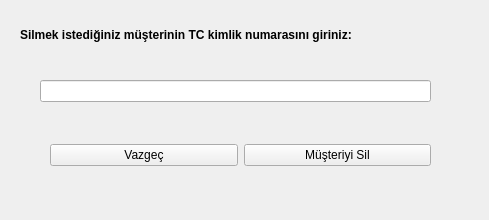
<?xml version="1.0" encoding="UTF-8"?>
<ui version="4.0">
 <class>Musteri_sil</class>
 <widget class="QWidget" name="Musteri_sil">
  <property name="geometry">
   <rect>
    <x>0</x>
    <y>0</y>
    <width>489</width>
    <height>220</height>
   </rect>
  </property>
  <property name="windowTitle">
   <string>Müşteri Silme Sayfası</string>
  </property>
  <widget class="QLabel" name="label">
   <property name="geometry">
    <rect>
     <x>20</x>
     <y>20</y>
     <width>461</width>
     <height>31</height>
    </rect>
   </property>
   <property name="text">
    <string>&lt;html&gt;&lt;head/&gt;&lt;body&gt;&lt;p&gt;&lt;span style=&quot; font-size:9pt; font-weight:600;&quot;&gt;Silmek istediğiniz müşterinin TC kimlik numarasını giriniz:&lt;/span&gt;&lt;/p&gt;&lt;/body&gt;&lt;/html&gt;</string>
   </property>
  </widget>
  <widget class="QLineEdit" name="lineEdit_sil">
   <property name="geometry">
    <rect>
     <x>40</x>
     <y>80</y>
     <width>391</width>
     <height>22</height>
    </rect>
   </property>
  </widget>
  <widget class="QWidget" name="">
   <property name="geometry">
    <rect>
     <x>50</x>
     <y>140</y>
     <width>381</width>
     <height>30</height>
    </rect>
   </property>
   <layout class="QHBoxLayout" name="horizontalLayout">
    <item>
     <widget class="QPushButton" name="btn_vazgec">
      <property name="text">
       <string>Vazgeç</string>
      </property>
     </widget>
    </item>
    <item>
     <widget class="QPushButton" name="btn_sil">
      <property name="text">
       <string>Müşteriyi Sil</string>
      </property>
     </widget>
    </item>
   </layout>
  </widget>
 </widget>
 <resources/>
 <connections/>
</ui>
